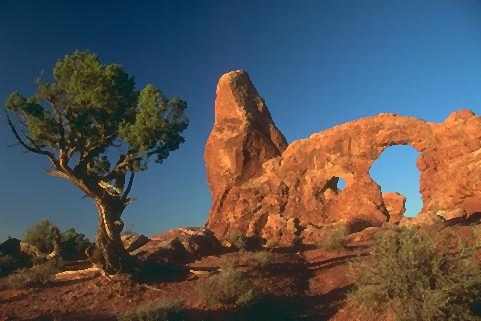
#> input picture 08.SeparacaoCanaisCoresImagensColoridasPGM/Fig4.ppm, 481 x 321 px
$ python '08)separacaodecanaisdecoresemimagenscoloridas(tipopgm).py'
#> lines starting #> are read from the running program, lines starting #| are printed output that depends on the picture
# -*- coding: utf-8 -*-
"""08)SeparaçãoDeCanaisDeCoresEmImagensColoridas(tipoPGM).ipynb

Automatically generated by Colab.

Original file is located at
    https://colab.research.google.com/drive/17LrmZ_Ka8QHJGec8Gr-lM7L4ZPdMPH45

a) Efetuar separação de cores entre os valores RGB (mínimo) na imagem Original (P3).

•Imagem 1) ->Para R – Manter seus valores e zerar(0) G e B

•Imagem 2) ->Para G – Manter seus valores e zerar(0) R e B

•Imagem 3) ->Para B – Manter seus valores e zerar(0) R e G

b) Efetuar separação de cores entre os valores RGB (máximo) na imagem Original (P3).

•Imagem 4) ->Para R – Manter seus valores e alterar para máximo(255) G e B

•Imagem 5) ->Para G – Manter seus valores e alterar para máximo(255)R e B

•Imagem 6) ->Para B – Manter seus valores e alterar para máximo(255)R e G
"""

import numpy as np
from PIL import Image

imagem = Image.open("Fig4.ppm")
#> imagem is the input picture: PIL image 481x321 RGB; mean R, G, B 87.6, 83.6, 83.9
imagem_array = np.array(imagem)

# Função responsável por gerar imagem com separação mínima de cor (0 nos canais não selecionados)
def separar_minimo(imagem_array, canal):
    imagem_separada = imagem_array.copy()
    if canal == 'R':
        imagem_separada[:, :, 1] = 0  # G = 0
        imagem_separada[:, :, 2] = 0  # B = 0
    elif canal == 'G':
        imagem_separada[:, :, 0] = 0  # R = 0
        imagem_separada[:, :, 2] = 0  # B = 0
    elif canal == 'B':
        imagem_separada[:, :, 0] = 0  # R = 0
        imagem_separada[:, :, 1] = 0  # G = 0
    return imagem_separada

# Função responsável por gerar imagem com separação máxima de cor (255 nos canais não selecionados)
def separar_maximo(imagem_array, canal):
    imagem_separada = imagem_array.copy()
    if canal == 'R':
        imagem_separada[:, :, 1] = 255  # G = 255
        imagem_separada[:, :, 2] = 255  # B = 255
    elif canal == 'G':
        imagem_separada[:, :, 0] = 255  # R = 255
        imagem_separada[:, :, 2] = 255  # B = 255
    elif canal == 'B':
        imagem_separada[:, :, 0] = 255  # R = 255
        imagem_separada[:, :, 1] = 255  # G = 255
    return imagem_separada

# Função responsável por salvar cada imagem resultante
def salvar_imagem(imagem_array, nome_arquivo):
    imagem = Image.fromarray(imagem_array)
    imagem.save(nome_arquivo)

# Gerar e salvar imagens com valores mínimos nos canais não selecionados
salvar_imagem(separar_minimo(imagem_array, 'R'), "Saida_R_minimo.ppm")
salvar_imagem(separar_minimo(imagem_array, 'G'), "Saida_G_minimo.ppm")
#> call 2 of separar_minimo, with canal = 'G'
#> in separar_minimo (call 2), `imagem_separada[:, :, 2] = 0`:
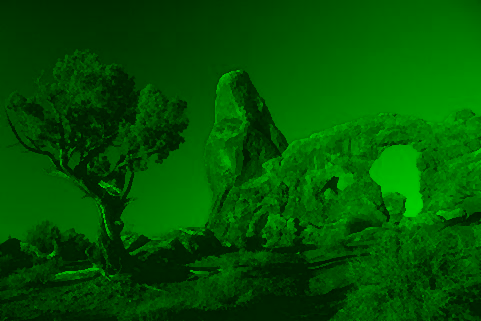
#> imagem_separada: shape (321, 481, 3); mean R, G, B 0, 83.6, 0
salvar_imagem(separar_minimo(imagem_array, 'B'), "Saida_B_minimo.ppm")
#> call 3 of separar_minimo, with canal = 'B'
#> in separar_minimo (call 3), `imagem_separada[:, :, 1] = 0`:
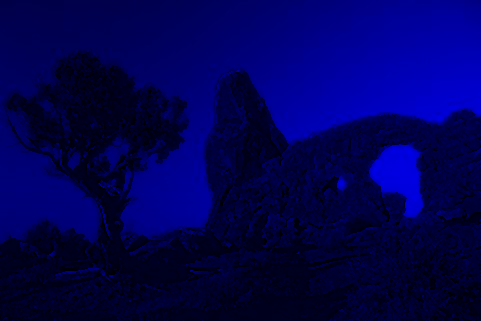
#> imagem_separada: shape (321, 481, 3); mean R, G, B 0, 0, 83.9

# Gerar e salvar imagens com valores máximos nos canais não selecionados
salvar_imagem(separar_maximo(imagem_array, 'R'), "Saida_R_maximo.ppm")
#> in separar_maximo, `imagem_separada[:, :, 1] = 255`:
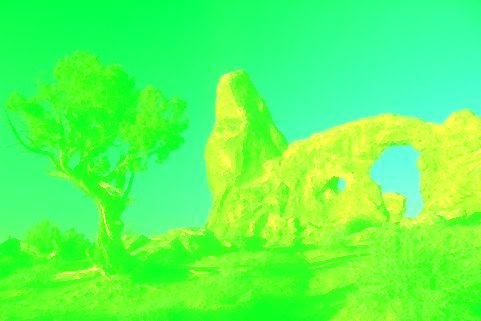
#> imagem_separada: shape (321, 481, 3); mean R, G, B 87.6, 255, 83.9
#> in separar_maximo, `imagem_separada[:, :, 2] = 255`:
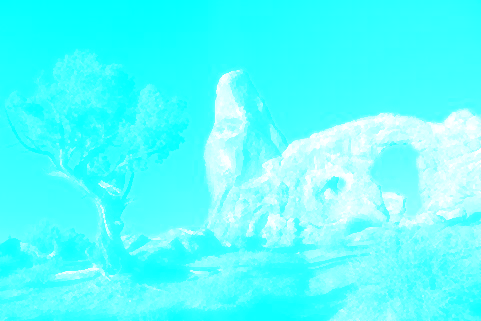
#> imagem_separada: shape (321, 481, 3); mean R, G, B 87.6, 255, 255
salvar_imagem(separar_maximo(imagem_array, 'G'), "Saida_G_maximo.ppm")
#> call 2 of separar_maximo, with canal = 'G'
#> in separar_maximo (call 2), `imagem_separada[:, :, 0] = 255`:
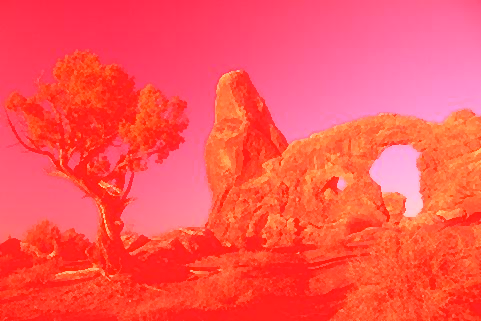
#> imagem_separada: shape (321, 481, 3); mean R, G, B 255, 83.6, 83.9
#> in separar_maximo (call 2), `imagem_separada[:, :, 2] = 255`:
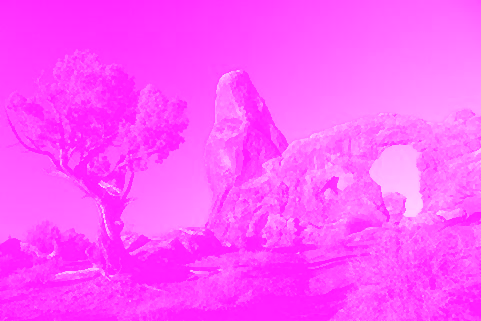
#> imagem_separada: shape (321, 481, 3); mean R, G, B 255, 83.6, 255
salvar_imagem(separar_maximo(imagem_array, 'B'), "Saida_B_maximo.ppm")
#> call 3 of separar_maximo, with canal = 'B'
#> in separar_maximo (call 3), `imagem_separada[:, :, 1] = 255`:
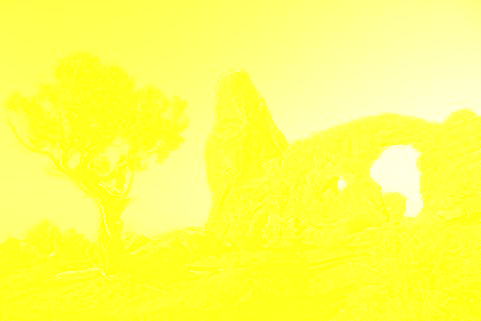
#> imagem_separada: shape (321, 481, 3); mean R, G, B 255, 255, 83.9
